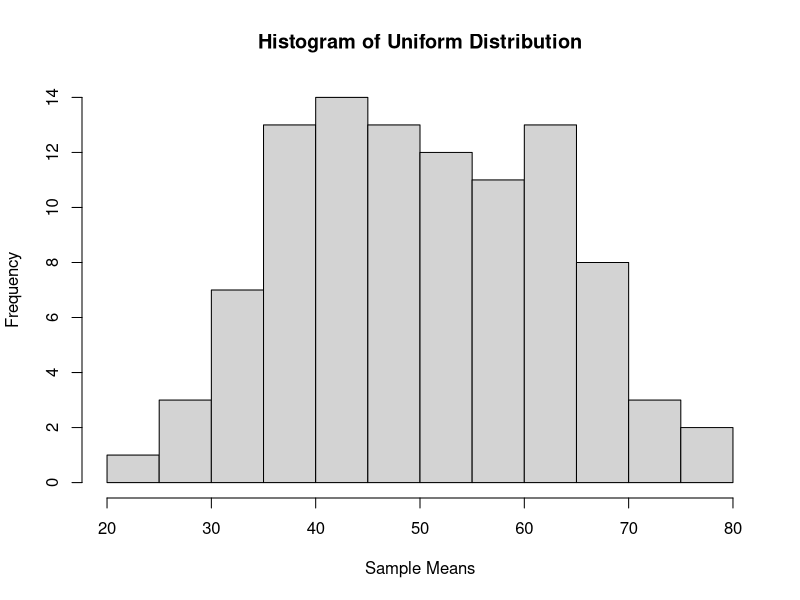
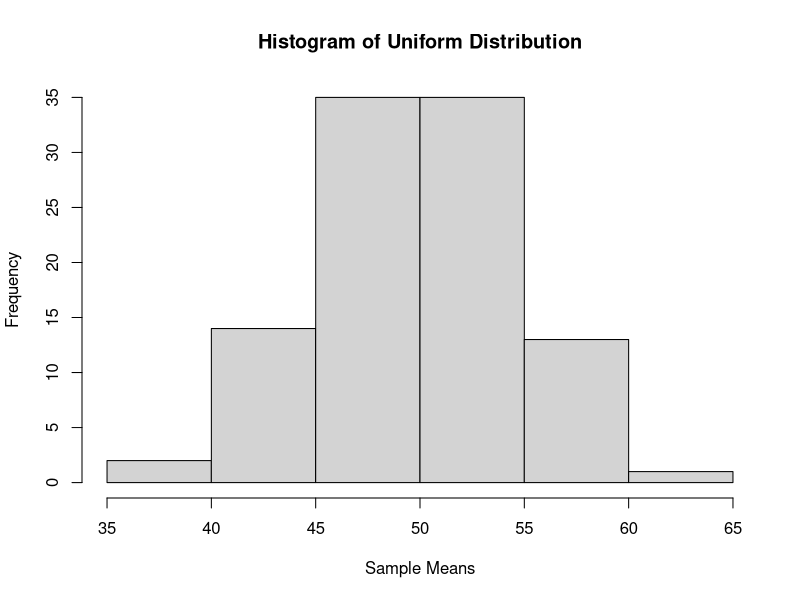
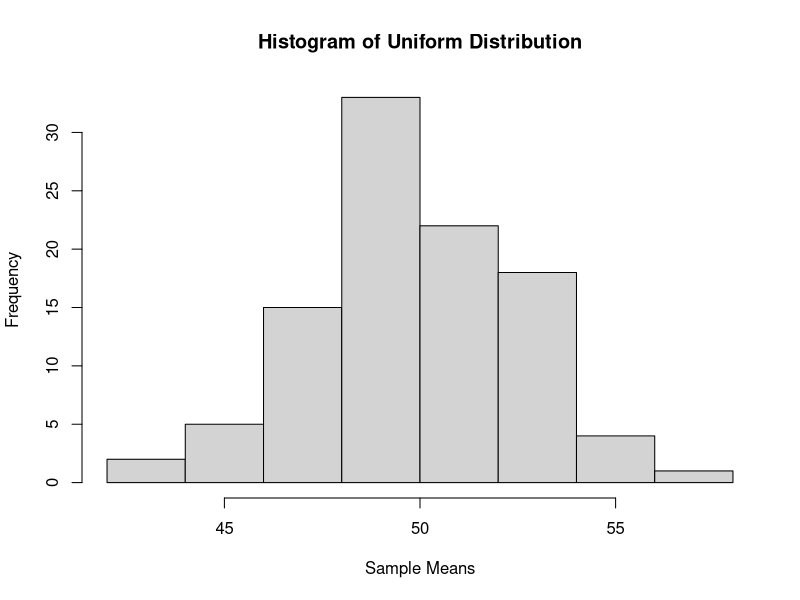
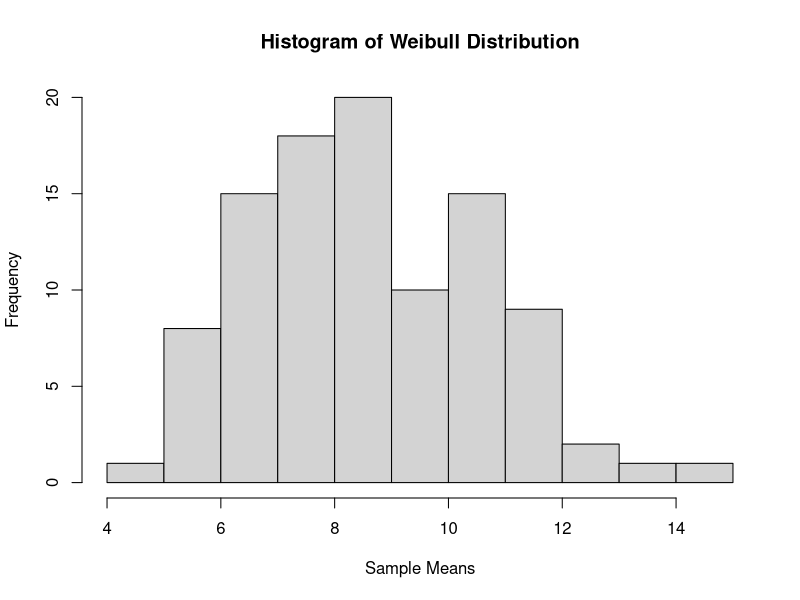
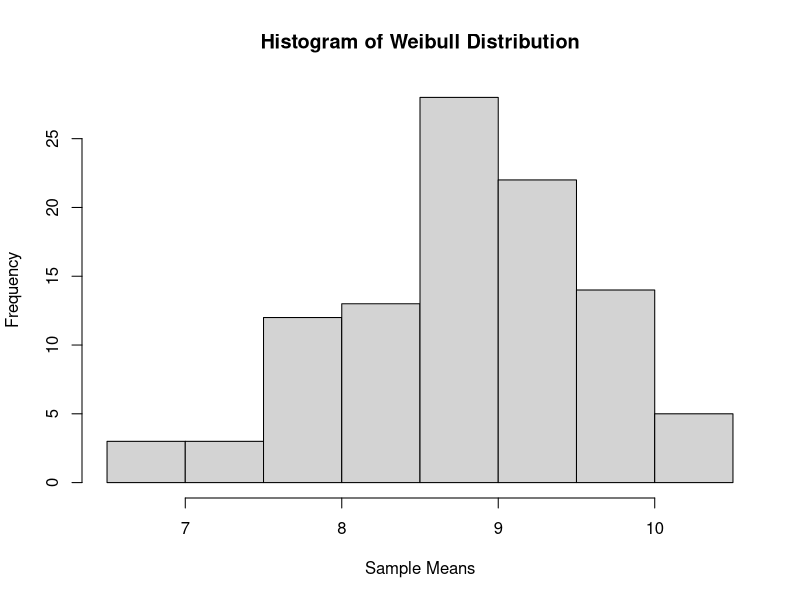
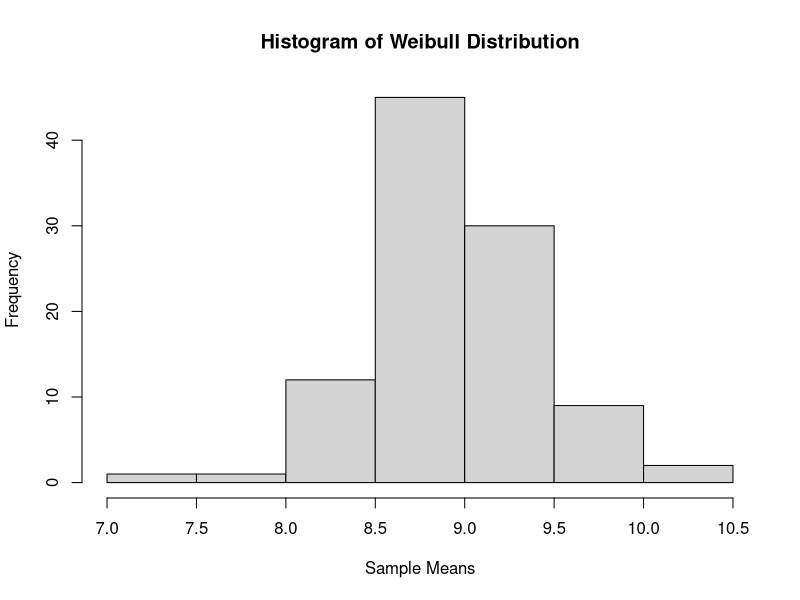
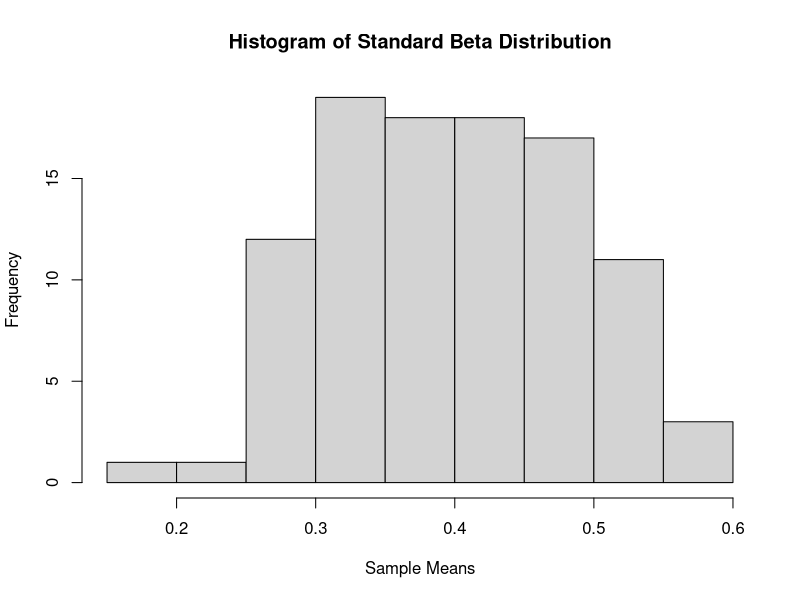
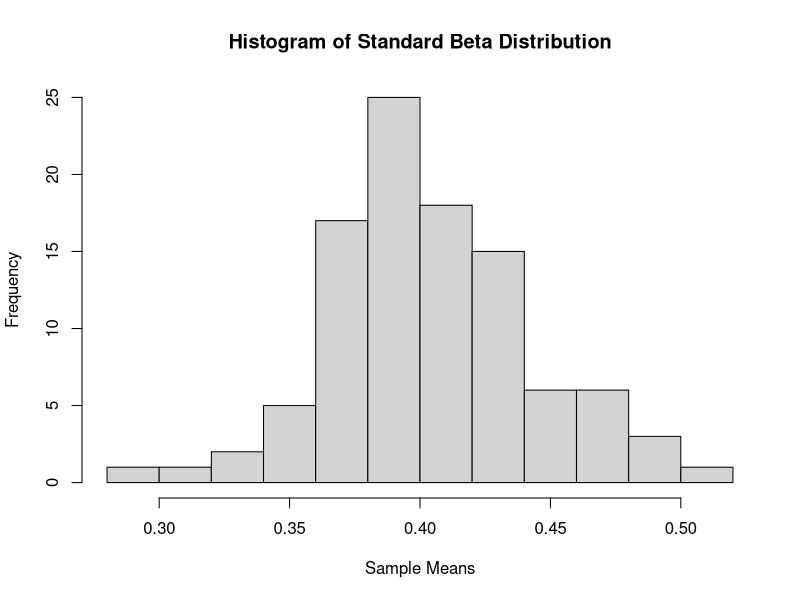

R code for these plots, in order:

# Uniform Distribution
uniformdistrib <- function(n)
{
    repetitions <- 100  # repeated 100 times
    list        <- c()

    for(i in 1:repetitions)
    {
        sample <- runif(n, min=0, max=100)   # (r)andom (unif)orm
        sample_mean <- mean(sample)         # calculate the mean
        list <- c(list, sample_mean)        # push mean to list
    }

    # output the histogram
    pdf(paste("uniform", n, ".pdf", sep = ""))
    hist(list, freq=TRUE, main="Histogram of Uniform Distribution", xlab="Sample Means")
}

uniformdistrib(5)
uniformdistrib(30)
uniformdistrib(100)

# Weibull Distribution
weibulldistrib <- function(n)
{
    repetitions <- 100  # repeated 100 times
    list        <- c()

    for(i in 1:repetitions)
    {
        sample <- rweibull(n, shape=2, scale=10)
        sample_mean <- mean(sample)         # calculate the mean
        list <- c(list, sample_mean)        # push mean to list
    }

    # output the histogram
    pdf(paste("weibull", n, ".pdf", sep = ""))
    hist(list, freq=TRUE, main="Histogram of Weibull Distribution", xlab="Sample Means")
}

weibulldistrib(5)
weibulldistrib(30)
weibulldistrib(100)

# Standard Beta Distribution
stdbetadistrib <- function(n)
{
    repetitions <- 100  # repeated 100 times
    list        <- c()

    for(i in 1:repetitions)
    {
        sample <- rbeta(n, shape1=2, shape2=3)
        sample_mean <- mean(sample)         # calculate the mean
        list <- c(list, sample_mean)        # push mean to list
    }

    # output the histogram
    pdf(paste("standardbeta", n, ".pdf", sep = ""))
    hist(list, freq=TRUE, main="Histogram of Standard Beta Distribution", xlab="Sample Means")
}

stdbetadistrib(5)
stdbetadistrib(30)
stdbetadistrib(100)


# Log Normal Distribution
lognormaldistrib <- function(n)
{
    repetitions <- 100  # repeated 100 times
    list        <- c()

    for(i in 1:repetitions)
    {
        sample <- rlnorm(n)
        sample_mean <- mean(sample)         # calculate the mean
        list <- c(list, sample_mean)        # push mean to list
    }

    # output the histogram
    pdf(paste("lognormal", n, ".pdf", sep = ""))
    hist(list, freq=TRUE, main="Histogram of Log Normal Distribution", xlab="Sample Means")
}

lognormaldistrib(5)
lognormaldistrib(30)
lognormaldistrib(100)
